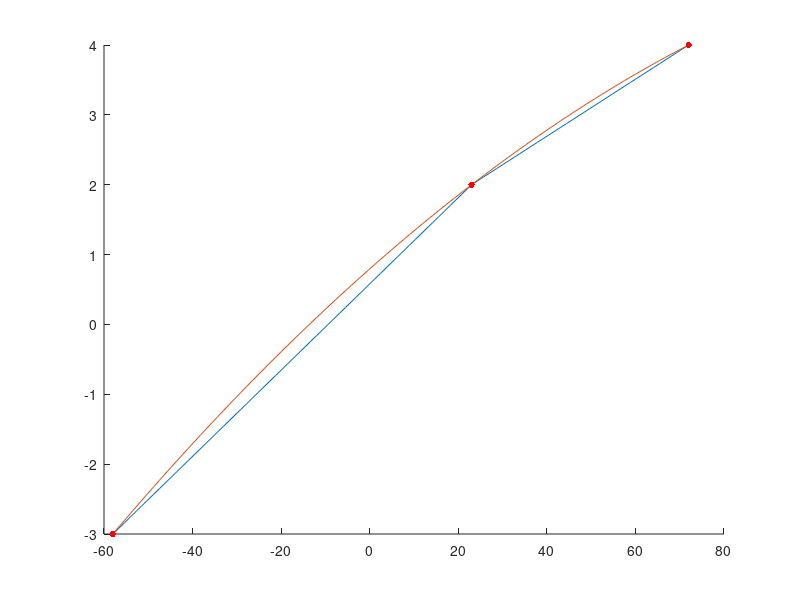

This figure's MATLAB source: (Note: this script raises an error after producing the figure.)
function ej2
A=[-58 -3
    23 2
    72 4];
x=A(:,1);
y=A(:,2);
intervalo=linspace(min(x),max(x));

intertrozos=interp1(x,y,intervalo);
splinecubico=spline(x,y,intervalo);
close all;
hold on;
plot(intervalo,intertrozos,intervalo,splinecubico);
plot(x,y,'.r','MarkerSize',14);
xline(0);yline(0);
legend('interpolacion a trozos','spline','puntos soporte','eje X','eje Y','Location','Best');

shg;

%c
sp=@(t) spline(x,y,t);
h=@(t) abs(sp(t));
area=integral(h,-55,65);
disp(num2str(area));
